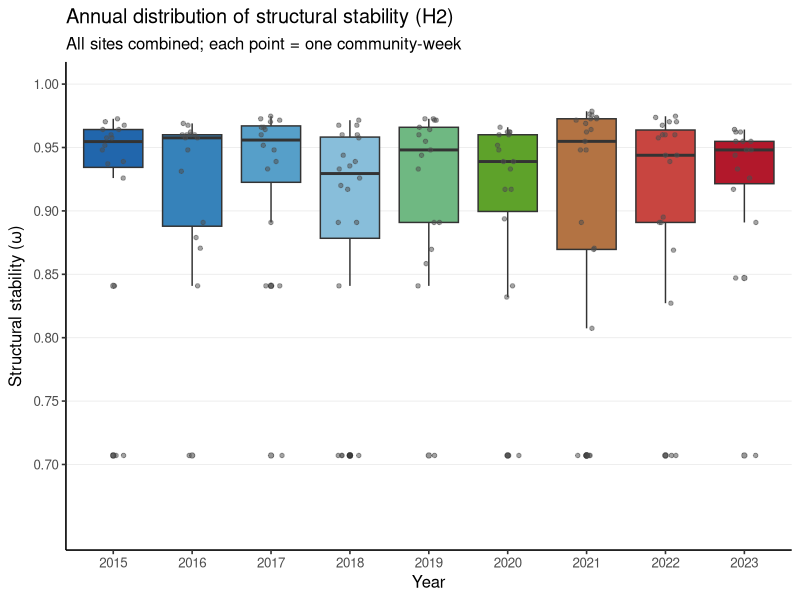
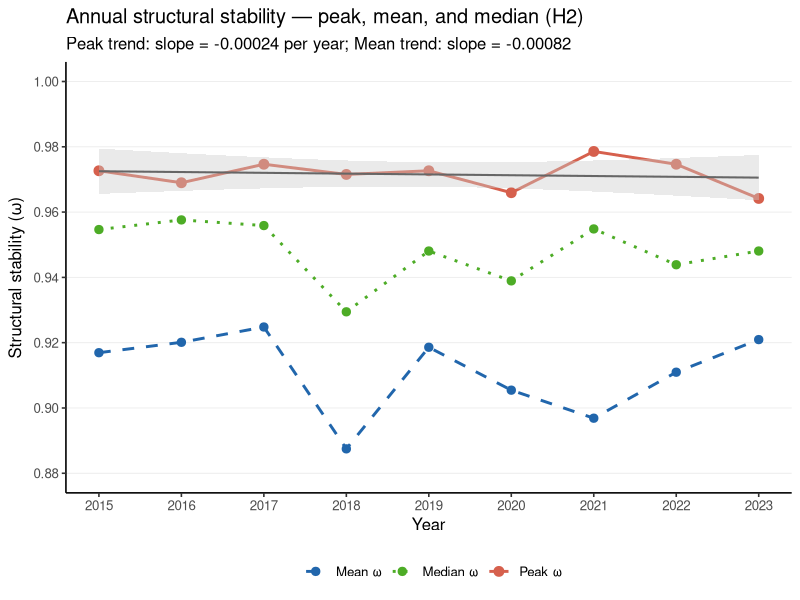
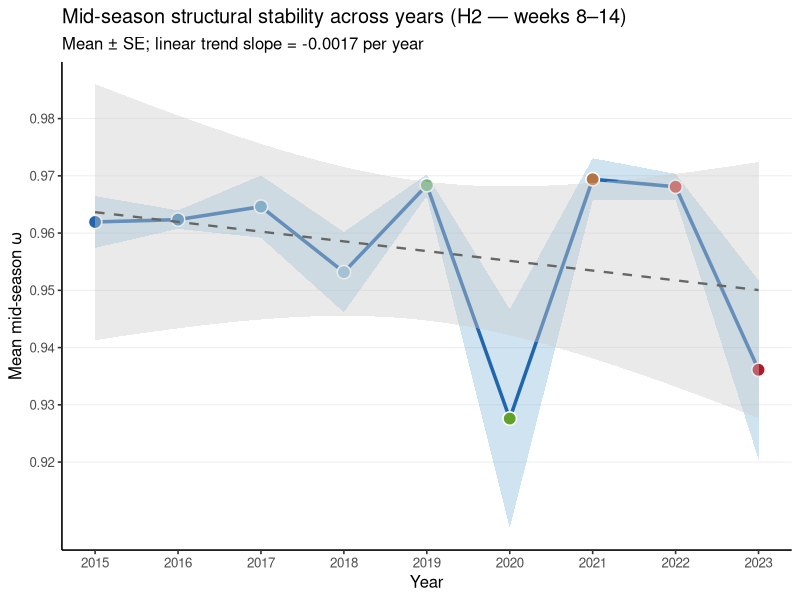
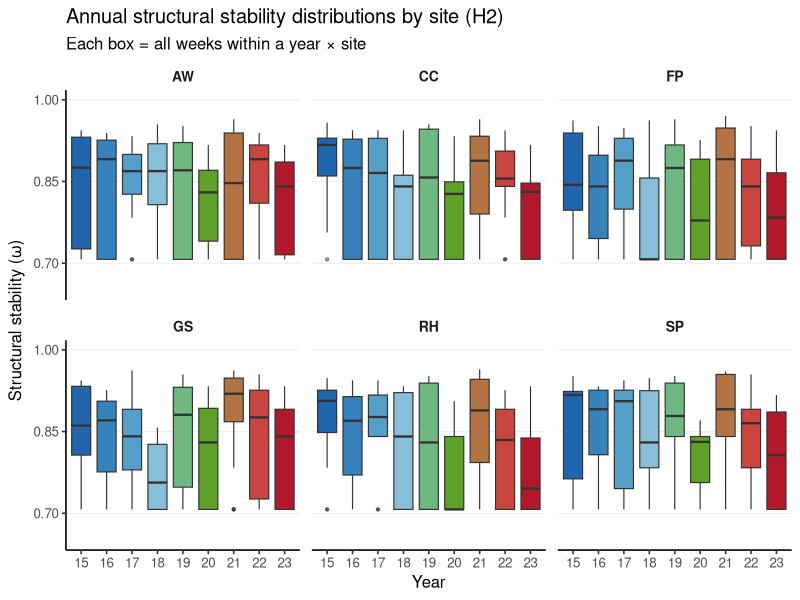
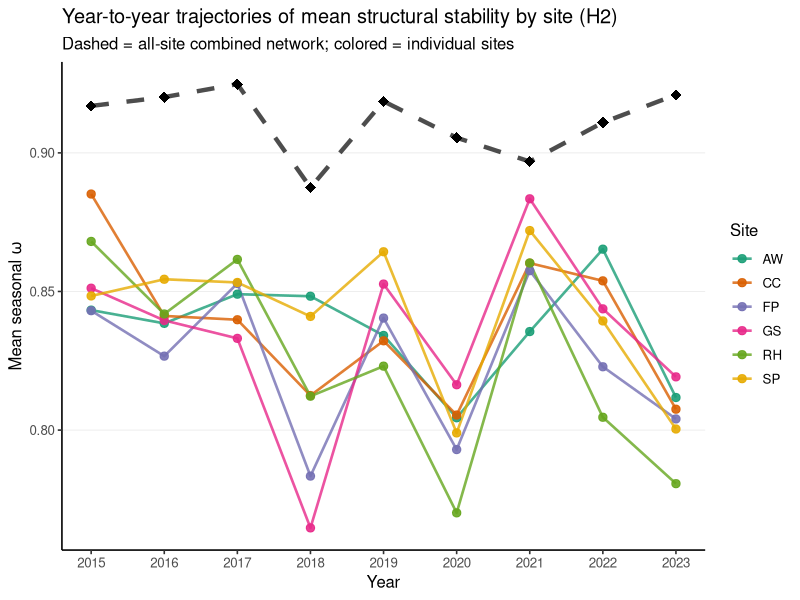

Source code (R) for these figures, in order:
# analysis/02_feasibility/03_plot_annual_omega.R
# H2: Does the feasibility domain show resilience across years, with a possible
#     directional trend over 2015–2023?
#
# Plots:
#   06_omega_annual_boxplot.png       — distribution of ω by year (combined data)
#   07_omega_annual_peak_trend.png    — peak ω per year + linear trend
#   08_omega_midsession_trend.png     — ω at mid-season (weeks 8–14) across years
#   09_omega_annual_boxplot_site.png  — site-level distributions by year
#   10_omega_year_trajectories.png    — site-level mean ω per year, connected lines
#
# Inputs:  data/processed/omega_combined.csv
#          data/processed/omega_site.csv
# Outputs: figs/02_feasibility/*.png

library(readr)
library(dplyr)
library(tidyr)
library(ggplot2)

omega_comb <- read_csv("data/processed/omega_combined.csv", show_col_types = FALSE)
omega_site <- read_csv("data/processed/omega_site.csv", show_col_types = FALSE) |>
  mutate(site = factor(site, levels = c("AW", "CC", "FP", "GS", "RH", "SP")))

dir.create("figs/02_feasibility", showWarnings = FALSE, recursive = TRUE)

# ── Shared aesthetics ─────────────────────────────────────────────────────────

year_colors <- setNames(
  colorRampPalette(c("#2166ac", "#4393c3", "#92c5de", "#4dac26", "#d6604d", "#b2182b"))(9),
  as.character(2015:2023)
)

base_theme <- theme_classic(base_size = 12) +
  theme(
    panel.grid.major.y = element_line(color = "grey92", linewidth = 0.3),
    strip.background   = element_blank(),
    strip.text         = element_text(face = "bold", size = 10)
  )

omega_label <- expression(paste("Structural stability (", italic(omega), ")"))

# ── 6. Annual boxplot — combined networks ─────────────────────────────────────
# Distribution of ω across all community-weeks within each year.
# If H2 holds (resilience), boxes should stay similar year to year.

p6 <- ggplot(omega_comb, aes(x = factor(year), y = omega, fill = factor(year))) +
  geom_boxplot(outlier.size = 1.5, outlier.alpha = 0.5, linewidth = 0.5) +
  geom_jitter(width = 0.15, size = 1.2, alpha = 0.5, color = "grey30") +
  scale_fill_manual(values = year_colors, guide = "none") +
  scale_y_continuous(limits = c(0.65, 1.0), breaks = seq(0.7, 1.0, 0.05)) +
  labs(
    title    = "Annual distribution of structural stability (H2)",
    subtitle = "All sites combined; each point = one community-week",
    x        = "Year",
    y        = omega_label
  ) +
  base_theme

ggsave("figs/02_feasibility/06_omega_annual_boxplot.png",
       p6, width = 10, height = 5, dpi = 150)

# ── 7. Peak ω per year + linear trend ─────────────────────────────────────────
# Tests whether the seasonal maximum is shifting directionally.

peak_comb <- omega_comb |>
  group_by(year) |>
  summarise(
    peak_omega  = max(omega, na.rm = TRUE),
    mean_omega  = mean(omega, na.rm = TRUE),
    median_omega = median(omega, na.rm = TRUE),
    .groups = "drop"
  )

lm_peak  <- lm(peak_omega   ~ year, data = peak_comb)
lm_mean  <- lm(mean_omega   ~ year, data = peak_comb)

p7 <- ggplot(peak_comb, aes(x = year)) +
  geom_line(aes(y = peak_omega,   color = "Peak ω"),   linewidth = 1.0) +
  geom_line(aes(y = mean_omega,   color = "Mean ω"),   linewidth = 1.0, linetype = "dashed") +
  geom_line(aes(y = median_omega, color = "Median ω"), linewidth = 1.0, linetype = "dotted") +
  geom_point(aes(y = peak_omega,   color = "Peak ω"),   size = 3.0) +
  geom_point(aes(y = mean_omega,   color = "Mean ω"),   size = 2.5) +
  geom_point(aes(y = median_omega, color = "Median ω"), size = 2.5) +
  geom_smooth(aes(y = peak_omega), method = "lm", se = TRUE,
              color = "grey40", fill = "grey80", linewidth = 0.7,
              linetype = "solid") +
  scale_color_manual(values = c("Peak ω" = "#d6604d", "Mean ω" = "#2166ac",
                                "Median ω" = "#4dac26"),
                     name = "") +
  scale_x_continuous(breaks = 2015:2023) +
  scale_y_continuous(limits = c(0.88, 1.0), breaks = seq(0.88, 1.0, 0.02)) +
  labs(
    title    = "Annual structural stability — peak, mean, and median (H2)",
    subtitle = paste0("Peak trend: slope = ",
                      round(coef(lm_peak)[2], 5), " per year; ",
                      "Mean trend: slope = ", round(coef(lm_mean)[2], 5)),
    x        = "Year",
    y        = omega_label
  ) +
  base_theme +
  theme(legend.position = "bottom")

ggsave("figs/02_feasibility/07_omega_annual_peak_trend.png",
       p7, width = 10, height = 5.5, dpi = 150)

# ── 8. Mid-season ω across years ──────────────────────────────────────────────
# Focus on the most robust part of the season (weeks 8–14 cover most peak weeks).
# Year-to-year variation here is the most ecologically meaningful signal for H2.

midseason <- omega_comb |>
  filter(week >= 8, week <= 14) |>
  group_by(year) |>
  summarise(
    mean_mid   = mean(omega, na.rm = TRUE),
    median_mid = median(omega, na.rm = TRUE),
    sd_mid     = sd(omega, na.rm = TRUE),
    n          = n(),
    .groups = "drop"
  ) |>
  mutate(se_mid = sd_mid / sqrt(n))

lm_mid <- lm(mean_mid ~ year, data = midseason)

p8 <- ggplot(midseason, aes(x = year, y = mean_mid)) +
  geom_ribbon(aes(ymin = mean_mid - se_mid, ymax = mean_mid + se_mid),
              fill = "#4393c3", alpha = 0.25) +
  geom_line(color = "#2166ac", linewidth = 1.2) +
  geom_point(aes(fill = factor(year)), color = "white", size = 4, shape = 21,
             stroke = 0.8) +
  geom_smooth(method = "lm", se = TRUE, color = "grey40", fill = "grey80",
              linewidth = 0.8, linetype = "dashed") +
  scale_fill_manual(values = year_colors, guide = "none") +
  scale_x_continuous(breaks = 2015:2023) +
  scale_y_continuous(breaks = seq(0.92, 1.0, 0.01)) +
  labs(
    title    = "Mid-season structural stability across years (H2 — weeks 8–14)",
    subtitle = paste0("Mean ± SE; linear trend slope = ",
                      round(coef(lm_mid)[2], 5), " per year"),
    x        = "Year",
    y        = expression(paste("Mean mid-season ", italic(omega)))
  ) +
  base_theme

ggsave("figs/02_feasibility/08_omega_midsession_trend.png",
       p8, width = 10, height = 5, dpi = 150)

# ── 9. Site-level annual boxplots ─────────────────────────────────────────────
# Each panel = one site; boxes show intra-annual ω distribution.

p9 <- ggplot(omega_site, aes(x = factor(year), y = omega, fill = factor(year))) +
  geom_boxplot(outlier.size = 0.8, outlier.alpha = 0.5, linewidth = 0.4) +
  facet_wrap(~ site, nrow = 2) +
  scale_fill_manual(values = year_colors, guide = "none") +
  scale_x_discrete(labels = function(x) substr(x, 3, 4)) +  # short year labels
  scale_y_continuous(limits = c(0.65, 1.0), breaks = c(0.7, 0.85, 1.0)) +
  labs(
    title    = "Annual structural stability distributions by site (H2)",
    subtitle = "Each box = all weeks within a year × site",
    x        = "Year",
    y        = omega_label
  ) +
  base_theme +
  theme(panel.spacing = unit(0.6, "lines"))

ggsave("figs/02_feasibility/09_omega_annual_boxplot_site.png",
       p9, width = 14, height = 7, dpi = 150)

# ── 10. Site-level mean ω trajectories across years ───────────────────────────
# All sites on one panel, connected year-to-year — do sites track each other?

site_annual <- omega_site |>
  group_by(site, year) |>
  summarise(mean_omega = mean(omega, na.rm = TRUE), .groups = "drop")

# Also add combined network mean for reference
comb_annual <- omega_comb |>
  group_by(year) |>
  summarise(mean_omega = mean(omega, na.rm = TRUE), .groups = "drop") |>
  mutate(site = "ALL")

p10 <- ggplot(site_annual, aes(x = year, y = mean_omega, color = site, group = site)) +
  geom_line(linewidth = 0.9, alpha = 0.8) +
  geom_point(size = 2.5, alpha = 0.9) +
  geom_line(data = comb_annual, linewidth = 1.5, color = "black",
            linetype = "dashed", alpha = 0.7) +
  geom_point(data = comb_annual, size = 3.5, color = "black",
             shape = 18) +
  scale_color_brewer(palette = "Dark2", name = "Site") +
  scale_x_continuous(breaks = 2015:2023) +
  labs(
    title    = "Year-to-year trajectories of mean structural stability by site (H2)",
    subtitle = "Dashed = all-site combined network; colored = individual sites",
    x        = "Year",
    y        = expression(paste("Mean seasonal ", italic(omega)))
  ) +
  base_theme +
  theme(legend.position = "right")

ggsave("figs/02_feasibility/10_omega_year_trajectories.png",
       p10, width = 11, height = 5.5, dpi = 150)

message("Done. Saved 5 annual omega plots (06–10) to figs/02_feasibility/.")
